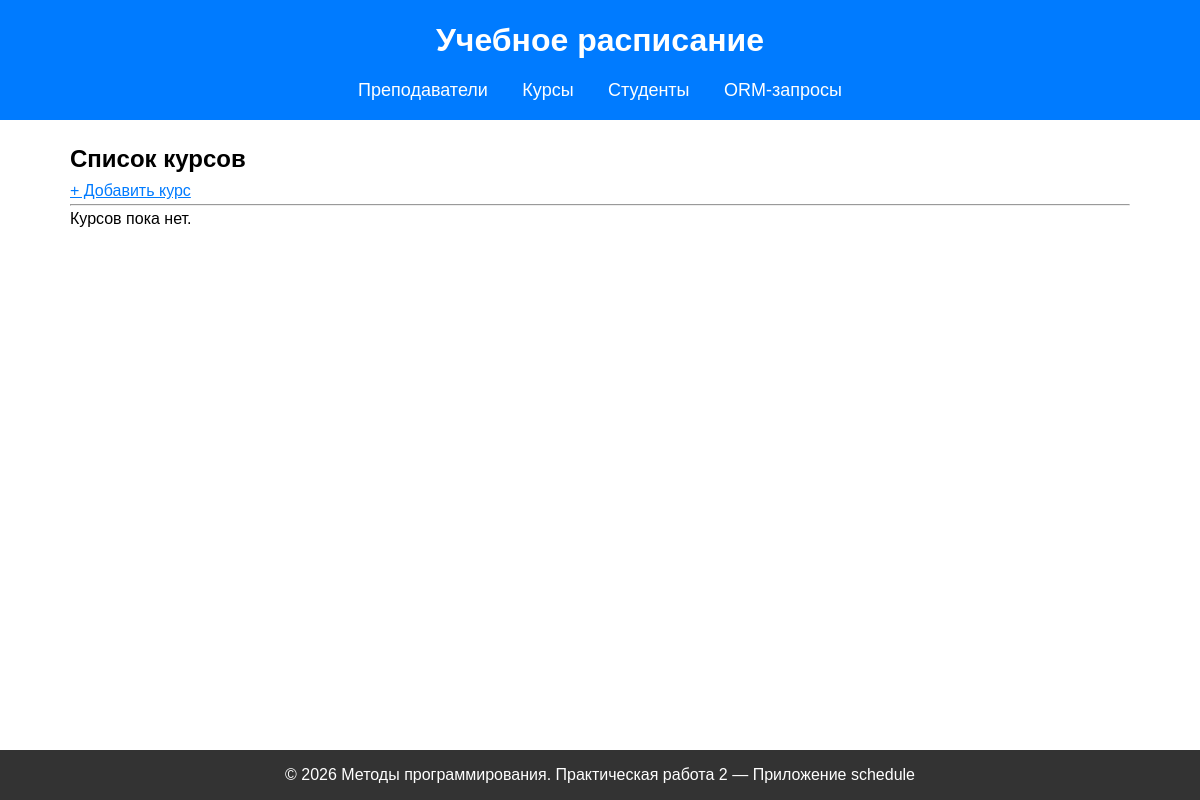
Page /courses/ on the earlier database version.
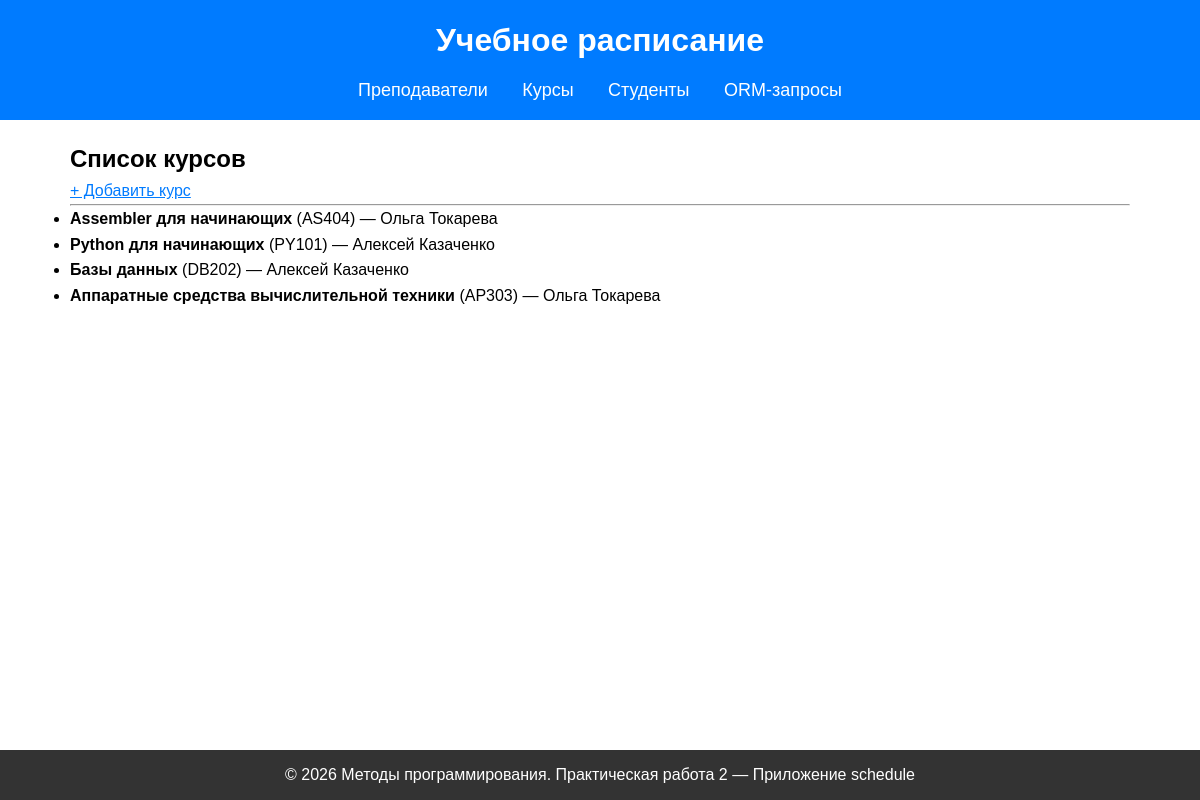
Same page on the later database version.
### schedule/models.py (models this page shows, shortened)
class Course(models.Model):
    name = models.CharField(max_length=200, verbose_name="Название курса")
    code = models.CharField(max_length=20, unique=True, verbose_name="Код курса")
    description = models.TextField(blank=True, verbose_name="Описание")
    credits = models.PositiveIntegerField(default=3, verbose_name="Кредиты")
    start_date = models.DateField(null=True, blank=True, verbose_name="Дата начала")
    teacher = models.ForeignKey(
        Teacher,
        on_delete=models.SET_NULL,
        null=True,
        blank=True,
        related_name='courses',
        verbose_name="Преподаватель"
    )
    max_students = models.PositiveIntegerField(default=30, verbose_name="Макс. студентов")
    end_date = models.DateField(null=True, blank=True, verbose_name="Дата окончания")
    is_active = models.BooleanField(default=True, verbose_name="Активный курс")
    class Meta:
        verbose_name = "Курс"
        verbose_name_plural = "Курсы"

class Teacher(models.Model):
    first_name = models.CharField(max_length=100, verbose_name="Имя")
    last_name = models.CharField(max_length=100, verbose_name="Фамилия")
    email = models.EmailField(unique=True, blank=False, null=False, verbose_name="Email")
    department = models.CharField(max_length=100, blank=True, verbose_name="Кафедра")
    hire_date = models.DateField(null=True, blank=True, verbose_name="Дата найма")
    birth_date = models.DateField(null=True, blank=True, verbose_name="Дата рождения")
    phone = models.CharField(max_length=20, unique=True, blank=True, verbose_name="Телефон")
    salary = models.DecimalField(max_digits=10, decimal_places=2, null=True, blank=True, verbose_name="Зарплата")
    degree = models.CharField(max_length=100, blank=True, verbose_name="Учёная степень")
    is_active = models.BooleanField(default=True, verbose_name="Активен")
    def __str__(self):
        return f"{self.first_name} {self.last_name}"
    class Meta:
        verbose_name = "Преподаватель"
        verbose_name_plural = "Преподаватели"

### schedule/views.py (the view)
# urls.py: path('courses/', course_list, name='course_list'),
def course_list(request):
    teachers = Teacher.objects.all()
    selected_teacher = request.GET.get('teacher')
    courses = Course.objects.all()
    if selected_teacher:
        courses = courses.filter(teacher_id=selected_teacher)
    return render(request, 'schedule/course_list.html', {
        'courses': courses,
        'teachers': teachers,
        'selected_teacher': selected_teacher
    })

### schedule/templates/schedule/course_list.html (shortened to what this page needs)
{% extends 'schedule/base.html' %}
{% block content %}
    <h2>Список курсов</h2>
    <a href="{% url 'course_create' %}">+ Добавить курс</a>
    <hr>
    {% if courses %}
        <ul>
            {% for course in courses %}
                <li>
                    <strong>{{ course.name }}</strong> ({{ course.code }})
                    — {% if course.teacher %}{{ course.teacher }}{% else %}Без преподавателя{% endif %}
                </li>
            {% endfor %}
        </ul>
    {% else %}
        <p>Курсов пока нет.</p>
    {% endif %}
{% endblock %}

### schedule/templates/schedule/base.html (shortened to what this page needs)
<!DOCTYPE html>
<html lang="ru">
<head>
</head>
<body>
    <header>
        <h1>Учебное расписание</h1>
        <nav>
            <a href="{% url 'teacher_list' %}">Преподаватели</a>
    <a href="{% url 'course_list' %}">Курсы</a>
    <a href="{% url 'student_list' %}">Студенты</a>
    <a href="{% url 'orm_page' %}">ORM-запросы</a>
        </nav>
    </header>
    <main>
        {% block content %}
        {% endblock %}
    </main>
    <footer>
        © 2026 Методы программирования. Практическая работа 2 — Приложение schedule
    </footer>
</body>
</html>

### schedule/templates/schedule/base.html (style rules this page uses)
* { margin: 0; padding: 0; box-sizing: border-box; }
body { font-family: Arial, sans-serif; line-height: 1.6; min-height: 100vh; display: flex; flex-direction: column; }
header { background: #007bff; color: white; padding: 15px 0; text-align: center; }
header h1 { margin-bottom: 10px; }
nav a { color: white; margin: 0 15px; text-decoration: none; font-size: 18px; }
main { flex: 1; padding: 20px; max-width: 1100px; margin: 0 auto; width: 100%; }
footer { background: #333; color: white; text-align: center; padding: 12px 0; margin-top: auto; }
a { color: #007bff; }

Differences in the rows shown:
added Course: name "Assembler для начинающих", code "AS404", teacher "Ольга Токарева"
added Course: name "Python для начинающих", code "PY101", teacher "Алексей Казаченко"
added Course: name "Базы данных", code "DB202", teacher "Алексей Казаченко"
added Course: name "Аппаратные средства вычислительной техники", code "AP303", teacher "Ольга Токарева"
Other differences:
text no longer shown: "Курсов пока нет."
